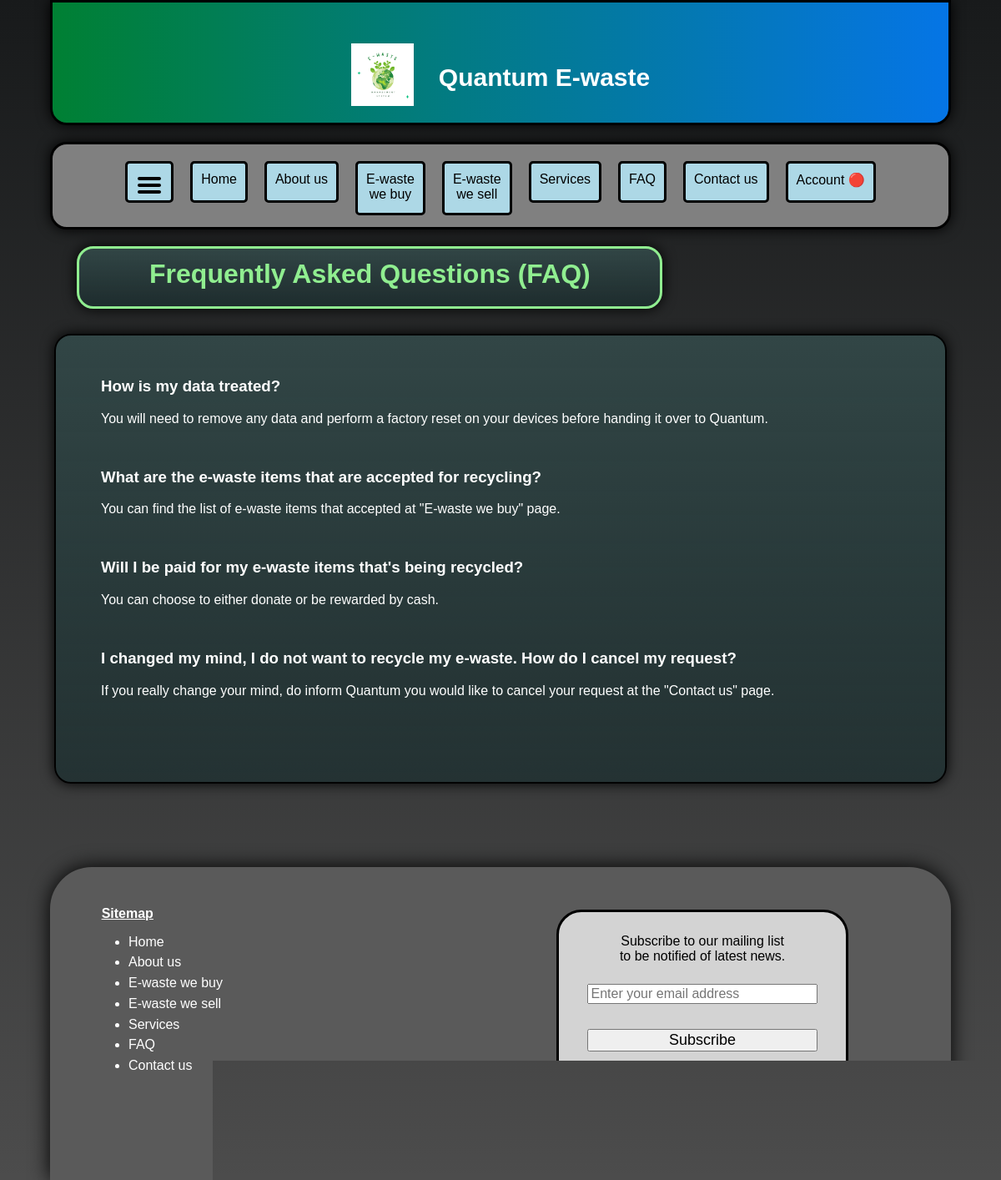
The app's page /faq.php with its own data.
### tables this page shows
CREATE TABLE `faq` (
  `faq_id` int(11) NOT NULL,
  `faq_question` varchar(500) NOT NULL,
  `faq_answer` varchar(1000) NOT NULL
);

### faq.php (the view, shortened to what this page needs)
<!DOCTYPE html>
<html lang="en">
<head>
    <link href="css/styles.css" rel="stylesheet">
    <link href="css/navigation-bar-buttons.css" rel="stylesheet">
    <link href="css/dropdown-menu.css" rel="stylesheet">
    <link href="css/faq.css" rel="stylesheet">
    <link href="css/styles-cp-mobile.css" rel="stylesheet">
    <link href="css/side-navigation-menu.css" rel="stylesheet">
</head>
<body>
    <div id="basket">
        <div id="header" class="website-title">
            <div class="title-and-image-container">
                <div class="title-and-image-content">
                    <img class="header-image" src="images/logo-image.png" alt="Greening planet earth." title="Greening planet earth.">
                </div>
                <div class="title-and-image-content">
                    Quantum E-waste
                </div>
            </div>
        </div>
        <div id="menu-buttons">
            <div>
                <a class="black-hyperlink" href="javascript:void(0)" onclick="openNav()">
                    <div class="menu-button">
                        <img src="images/Hamburger_icon.svg" alt="Hamburger button icon for side navigation menu." title="Hamburger button icon for side navigation menu.">
                    </div>
                </a>
            </div>
            <div>
                <a class="black-hyperlink" href="index.php">
                    <div class="menu-button">
                        Home
                    </div>
                </a>
            </div>
            <div>
                <a class="black-hyperlink" href="about-us.php">
                    <div class="menu-button">
                        About us
                    </div>
                </a>
            </div>
            <div>
                <a class="black-hyperlink" href="e-waste/we-buy.php">
                    <div class="menu-button-2">
                        E-waste<br>we buy
                    </div>
                </a>
            </div>
            <div>
                <a class="black-hyperlink" href="e-waste/we-sell.php">
                    <div class="menu-button-2">
                        E-waste<br>we sell
                    </div>
                </a>
            </div>
            <div>
                <a class="black-hyperlink" href="services.php">
                    <div class="menu-button">
                        Services
                    </div>
                </a>
            </div>
            <div>
                <a class="black-hyperlink" href="#">
                    <div class="menu-button">
                        FAQ
                    </div>
                </a>
            </div>
            <div>
                <a class="black-hyperlink" href="contact-us.php">
                    <div class="menu-button">
                        Contact us
                    </div>
                </a>
            </div>
            <div>
                <a class="black-hyperlink" href="javascript:void(0)">
                    <div class="dropdown">
                        <div class="menu-button">
                            <?php
                            if (isset($_SESSION['email_address'])) {
                                echo "Account &#128994;";
                            }
                            else {
                                echo "Account &#128308;";
                            }
                            ?>
                        </div>
                    </div>
                </a>
            </div>
        </div>
        <div class="page-title-banner-container">
            <div class="page-title-banner-content">Frequently Asked Questions (FAQ)</div>
        </div>
        <div id="container-1-container">
            <div id="container-1-contents">
                <?php
                include 'php/connection.php';
                $sql_query_1 = "SELECT * FROM `faq`
                                ORDER BY faq_id ASC";
                $sql_query_1_result = $connection->query($sql_query_1);
                while($sql_query_1_row = $sql_query_1_result->fetch_assoc()) {
                    $html = <<<HTML
                    <div class="margin-50px"></div>
                    <h3>{$sql_query_1_row['faq_question']}</h3>
                    <p>{$sql_query_1_row['faq_answer']}</p>
                    HTML;
                    echo $html;
                }
                ?>
            </div>
        </div>
        <div id="footer-container" class="footer-text">
            <div id="footer-container-2">
                <p class="footer-text-2">Sitemap</p>
                <ul>
                    <a class="white-hyperlink" href="index.php" class="white">
                        <li class="padding-bottom">Home</li>
                    </a>
                    <a class="white-hyperlink" href="about-us.php" class="white">
                        <li class="padding-bottom">About us</li>
                    </a>
                    <a class="white-hyperlink" href="e-waste/we-buy.php" class="white">
                        <li class="padding-bottom">E-waste we buy</li>
                    </a>
                    <a class="white-hyperlink" href="e-waste/we-sell.php" class="white">
                        <li class="padding-bottom">E-waste we sell</li>
                    </a>
                    <a class="white-hyperlink" href="services.php" class="white">
                        <li class="padding-bottom">Services</li>
                    </a>
                    <a class="white-hyperlink" href="#" class="white">
                        <li class="padding-bottom">FAQ</li>
                    </a>
                    <a class="white-hyperlink" href="contact-us.php" class="white">
                        <li class="padding-bottom">Contact us</li>
                    </a>
                </ul>
            </div>
            <div id="footer-container-3">
                <p class="black-text">Subscribe to our mailing list<br>to be notified of latest news.</p>
                <div class="subscription-form">
                    <form action="" method="post">
                        <input type="email" name="email" placeholder="Enter your email address" class="subscribe-textbox" required>
                        <input type="submit" value="Subscribe" class="subscribe-button">
                    </form>
                </div>
            </div>
        </div>
    </div>
</body>
</html>

### css/styles.css (style rules this page uses)
* { box-sizing: border-box }
body { margin: 0; font-family: Verdana, sans-serif; background: linear-gradient(rgba(24, 26, 27, 1), rgba(0, 0, 0, 0.7)); background-size: 100% 100%; background-repeat: no-repeat; background-attachment: fixed; }
.black-hyperlink { color: black; text-decoration: none; }
#basket { width: 1080px; margin: 0 auto; }
#header { height: 150px; width: 1080px; background: linear-gradient(to right, #008033, #0575e6); border-style: solid; text-align: center; border-radius: 0px 0px 20px 20px; z-index: 1; box-shadow: 0px 0px 16px 0px black; }
.website-title { font-weight: bold; font-size: 30px; z-index: 1; }
.title-and-image-container { display: flex; justify-content: center; align-items: center; height: 180px; }
.title-and-image-content { margin-left: 15px; margin-right: 15px; color: white; }
.header-image { height: 75px; width: 75px; }
#footer-container { background-color: rgb(90, 90, 90); width: 1080px; height: 375px; border-radius: 50px 50px 0px 0px; box-shadow: 0px 0px 24px 0px black; }
#footer-container-2 { padding-top: 3%; float: left; }
.footer-text { color: white; padding-left: 5%; }
.footer-text-2 { font-weight: bold; text-decoration: underline; padding-left: 5%; }
.black-text { color: black; }
.white-hyperlink { color: white; text-decoration: none; }
#footer-container-3 { background-color: lightgray; float: left; text-align: center; border-style: solid; border-width: 3px; border-color: black; width: 350px; height: 225px; margin-left: 39%; padding-top: 1%; margin-top: 5%; border-radius: 30px; }
.subscribe-textbox { width: 80%; font-size: 16px; }
.subscribe-button { width: 80%; font-size: 16px; }
.padding-bottom { padding-bottom: 6%; }
input[type="submit"] { font-size: 18px; }

### css/navigation-bar-buttons.css (style rules this page uses)
#menu-buttons { margin-right: 20px; background: gray; border-style: solid; height: 105px; width: 1080px; padding-top: 20px; display: flex; justify-content: center; gap: 10px; position: sticky; top: 1%; border-radius: 20px; z-index: 5; box-shadow: 0px 0px 16px 0px black; }
.menu-button { height: 50px; background-color:lightblue; border-style: solid; text-align: center; float: left; padding: 10px; margin-left: 5px; margin-right: 5px; vertical-align: middle; -webkit-transition: background-color 0.3s, transform 0.3s linear; -moz-transition: background-color 0.3s, transform 0.3s linear; -ms-transition: background-color 0.3s, transform 0.3s linear; -o-transition: background-color 0.3s, transform 0.3s linear; transition: background-color 0.3s, transform 0.3s linear; border-radius: 5px; }
.menu-button-2 { height: 65px; background-color:lightblue; border-style: solid; text-align: center; float: left; padding: 10px; margin-left: 5px; margin-right: 5px; vertical-align: middle; -webkit-transition: background-color 0.3s, transform 0.3s linear; -moz-transition: background-color 0.3s, transform 0.3s linear; -ms-transition: background-color 0.3s, transform 0.3s linear; -o-transition: background-color 0.3s, transform 0.3s linear; transition: background-color 0.3s, transform 0.3s linear; border-radius: 5px; }

### css/dropdown-menu.css (style rules this page uses)
.dropdown { position: relative; display: inline-block; }
.dropdown-content a { color: black; padding: 12px 16px; text-decoration: none; display: block; transition: all ease-in .2s; -o-transition: all ease-in .2s; -ms-transition: all ease-in .2s; -moz-transition: all ease-in .2s; -webkit-transition: all ease-in .2s; }

### css/faq.css (style rules this page uses)
.page-title-banner-container { height: 75px; width: 65%; border-style: solid; border-radius: 20px 20px 20px 20px; text-align: center; display: flex; justify-content: center; flex-direction: column; margin-left: 3%; box-shadow: 0px 0px 16px 0px black; color: lightgreen; background: linear-gradient(rgb(50, 70, 70, 1), rgba(27, 47, 48, 0.7)); }
.page-title-banner-content { margin: 0 auto; flex-direction: column; height: 60px; font-weight: bold; font-size: 2em; margin-top: 12px; }
#container-1-container { display: flex; justify-content: center; gap: 50px; height: 100%; }
#container-1-contents { height: 100%; width: 100%; border-style: solid; border-color: black; border-radius: 20px; float: left; margin-left: 5px; margin-right: 5px; border-width: 2px; text-align: left; background: linear-gradient(rgb(50, 70, 70, 1), rgba(27, 47, 48, 0.7)); color: white; box-shadow: 0px 0px 16px 0px black; padding-left: 5%; padding-right: 5%; }

### records on screen
faq: faq_question "How is my data treated?", faq_answer "You will need to remove any data and perform a factory reset on your devices before handing it over to Quantum."
faq: faq_question "What are the e-waste items that are accepted for recycling?", faq_answer "You can find the list of e-waste items that accepted at \"E-waste we buy\" page."
faq: faq_question "Will I be paid for my e-waste items that's being recycled?", faq_answer "You can choose to either donate or be rewarded by cash."
faq: faq_question "I changed my mind, I do not want to recycle my e-waste. How do I cancel my request?", faq_answer "If you really change your mind, do inform Quantum you would like to cancel your request at the \"Contact us\" page."
